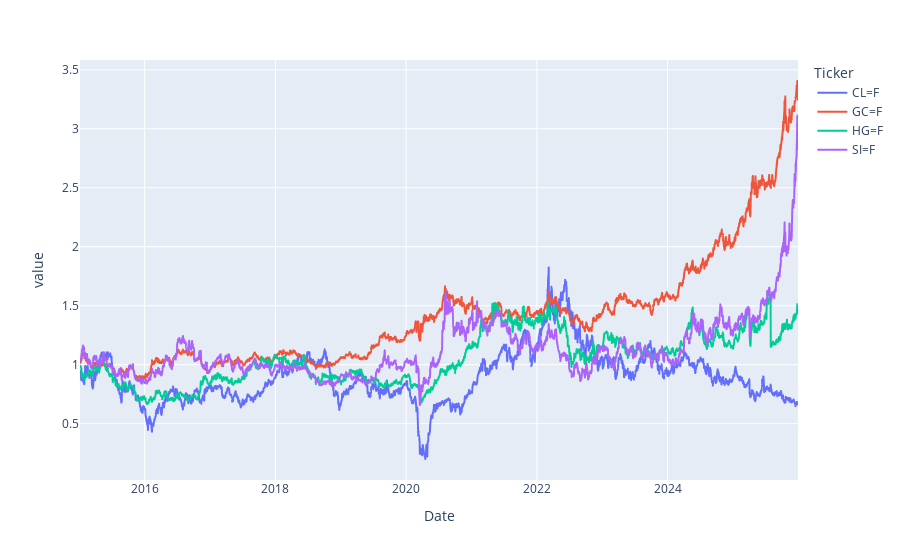

Notebook source saved alongside this figure:
### Code cell
daily_cum_returns.plot()

### Figure 1 — Plotly figure (JSON) as saved in the notebook; plotly's stock layout.template omitted (floating-point values rounded to 4 significant figures; data arrays with more than 128 entries replaced by an {"elided": "..."} marker saying what was removed)
{"data": [{"hovertemplate": "Ticker=CL=F<br>Date=%{x}<br>value=%{y}<extra></extra>", "legendgroup": "CL=F", "line": {"color": "#636efa", "dash": "solid"}, "marker": {"symbol": "circle"}, "mode": "lines", "name": "CL=F", "showlegend": true, "type": "scattergl", "x": {"elided": "2759 str values"}, "xaxis": "x", "y": {"elided": "2759 float values"}, "yaxis": "y"}, {"hovertemplate": "Ticker=GC=F<br>Date=%{x}<br>value=%{y}<extra></extra>", "legendgroup": "GC=F", "line": {"color": "#EF553B", "dash": "solid"}, "marker": {"symbol": "circle"}, "mode": "lines", "name": "GC=F", "showlegend": true, "type": "scattergl", "x": {"elided": "2759 str values"}, "xaxis": "x", "y": {"elided": "2759 float values"}, "yaxis": "y"}, {"hovertemplate": "Ticker=HG=F<br>Date=%{x}<br>value=%{y}<extra></extra>", "legendgroup": "HG=F", "line": {"color": "#00cc96", "dash": "solid"}, "marker": {"symbol": "circle"}, "mode": "lines", "name": "HG=F", "showlegend": true, "type": "scattergl", "x": {"elided": "2759 str values"}, "xaxis": "x", "y": {"elided": "2759 float values"}, "yaxis": "y"}, {"hovertemplate": "Ticker=SI=F<br>Date=%{x}<br>value=%{y}<extra></extra>", "legendgroup": "SI=F", "line": {"color": "#ab63fa", "dash": "solid"}, "marker": {"symbol": "circle"}, "mode": "lines", "name": "SI=F", "showlegend": true, "type": "scattergl", "x": {"elided": "2759 str values"}, "xaxis": "x", "y": {"elided": "2759 float values"}, "yaxis": "y"}], "layout": {"autosize": true, "legend": {"title": {"text": "Ticker"}, "tracegroupgap": 0}, "margin": {"t": 60}, "xaxis": {"anchor": "y", "autorange": true, "domain": [0, 1], "range": ["2015-01-05", "2025-12-30"], "title": {"text": "Date"}, "type": "date"}, "yaxis": {"anchor": "x", "autorange": true, "domain": [0, 1], "range": [0.02224, 3.583], "title": {"text": "value"}, "type": "linear"}}}
